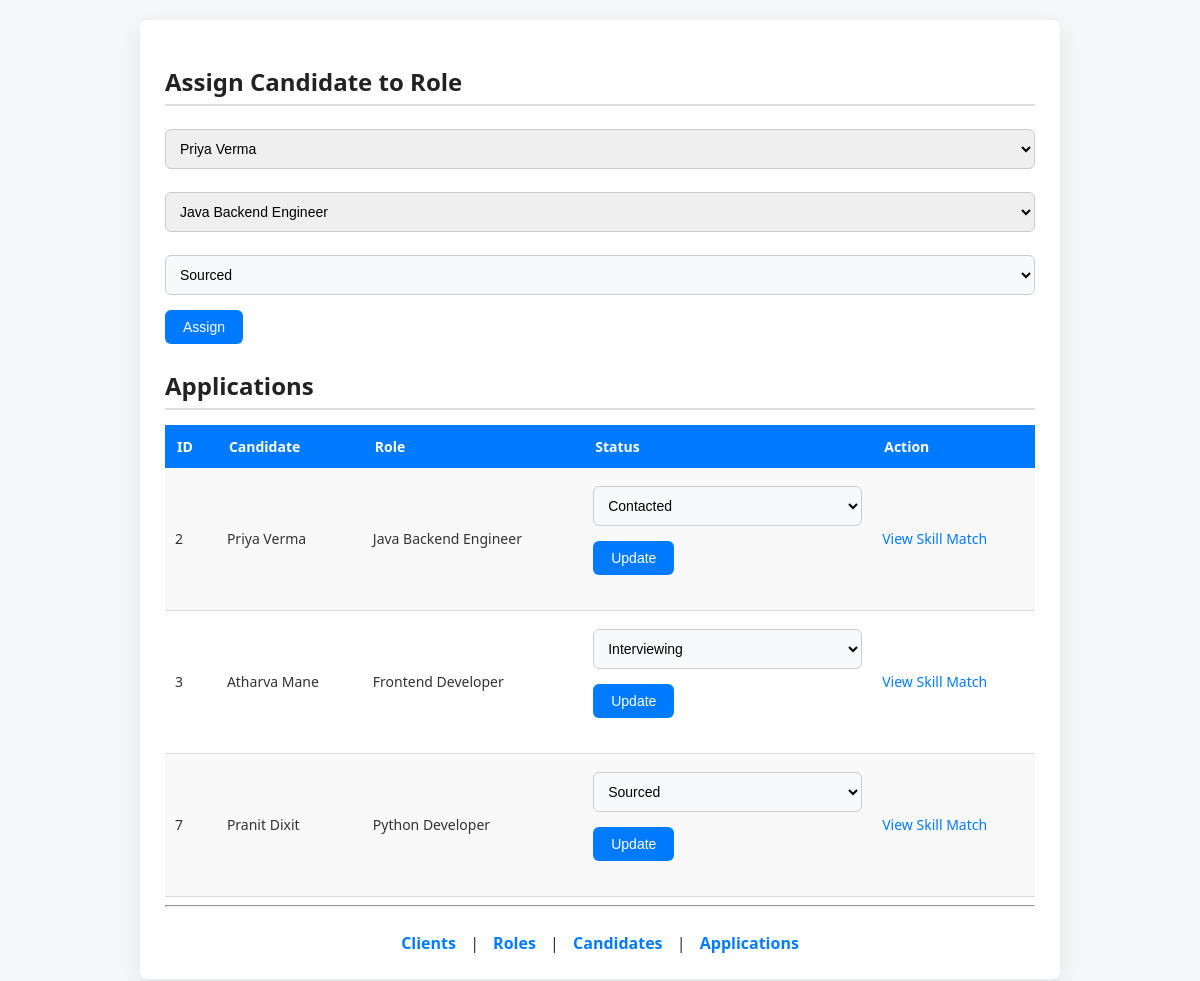
The app's page /applications, older data.
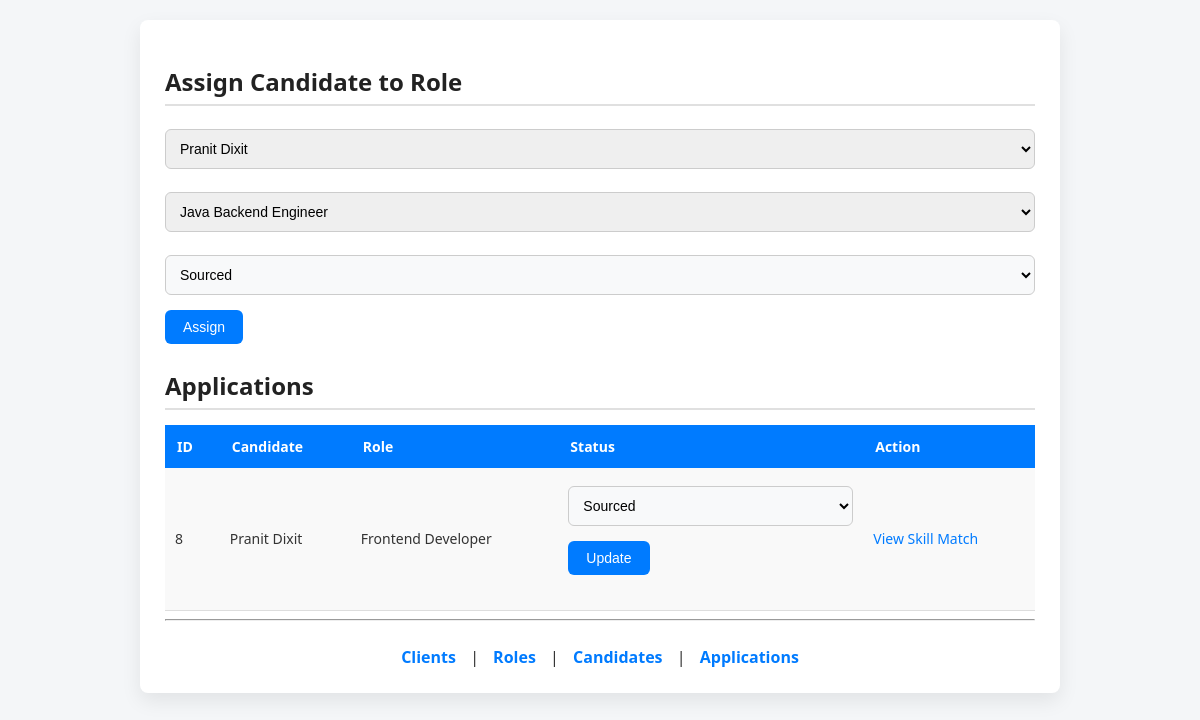
The same page, newer data.
### tables this page shows
CREATE TABLE Application (
    application_id INTEGER PRIMARY KEY AUTOINCREMENT,
    candidate_id INTEGER,
    role_id INTEGER,
    status TEXT,
    skill_match_percentage REAL,
    last_updated TEXT,
    FOREIGN KEY (candidate_id) REFERENCES Candidate(candidate_id),
    FOREIGN KEY (role_id) REFERENCES Role(role_id)
);

CREATE TABLE Candidate (
    candidate_id INTEGER PRIMARY KEY AUTOINCREMENT,
    name TEXT,
    linkedin_url TEXT,
    skills TEXT,
    experience_years INTEGER
, resume_file_path TEXT);

CREATE TABLE Role (
    role_id INTEGER PRIMARY KEY AUTOINCREMENT,
    client_id INTEGER,
    title TEXT,
    jd_text TEXT,
    status TEXT, jd_file_path TEXT,
    FOREIGN KEY (client_id) REFERENCES Client(client_id)
);

### app.py (the view, shortened to what this page needs)
@app.route("/applications", methods=["GET", "POST"])
def applications():
    db = get_db()
    cur = db.cursor()
    applications = cur.execute("""
        SELECT Application.application_id,
               Candidate.name,
               Role.title,
               Application.status
        FROM Application
        JOIN Candidate ON Application.candidate_id = Candidate.candidate_id
        JOIN Role ON Application.role_id = Role.role_id
    """).fetchall()
    candidates = cur.execute("SELECT * FROM Candidate").fetchall()
    roles = cur.execute("SELECT * FROM Role").fetchall()
    db.close()
    return render_template(
        "applications.html",
        applications=applications,
        candidates=candidates,
        roles=roles
    )

### app.py (called while the page is built)
def get_db():
    return sqlite3.connect("database.db")

### templates/applications.html (shortened to what this page needs)
<!DOCTYPE html>
<html>
  <head>
    <link rel="stylesheet" href="{{ url_for('static', filename='style.css') }}">
  </head>
  <body>
    <div class="container">
      <h2>Assign Candidate to Role</h2>
      <form method="post">
        <select name="candidate_id" required>
          {% for c in candidates %}
          <option value="{{ c[0] }}">{{ c[1] }}</option>
          {% endfor %}
        </select>
        <select name="role_id" required>
          {% for r in roles %}
          <option value="{{ r[0] }}">{{ r[2] }}</option>
          {% endfor %}
        </select>
        <select name="status" required>
          <option selected>Sourced</option>
        </select>
        <button type="submit">Assign</button>
      </form>
      <h2>Applications</h2>
      <table>
        <tr>
          <th>ID</th>
          <th>Candidate</th>
          <th>Role</th>
          <th>Status</th>
          <th>Action</th>
        </tr>
        {% for a in applications %}
        <tr>
          <td>{{ a[0] }}</td>
          <td>{{ a[1] }}</td>
          <td>{{ a[2] }}</td>
          <td>
            <form method="post" action="/update_status/{{ a[0] }}">
              <select name="status">
                <option {{ 'selected' if a[3]=='Sourced' else '' }}>Sourced</option>
                <option {{ 'selected' if a[3]=='Contacted' else '' }}>Contacted</option>
                <option {{ 'selected' if a[3]=='Interviewing' else '' }}>Interviewing</option>
              </select>
              <button type="submit">Update</button>
            </form>
          </td>
          <td>
            <a href="/skill_match/{{ a[0] }}">View Skill Match</a>
          </td>
        </tr>
        {% endfor %}
      </table>
      <hr>
      <div class="nav">
        <a href="/clients">Clients</a> |
        <a href="/roles">Roles</a> |
        <a href="/candidates">Candidates</a> |
        <a href="/applications">Applications</a>
      </div>
    </div>
  </body>
</html>

Row changes from the older to the newer data that the page shows:
removed Application: application_id "2", name "Priya Verma", title "Java Backend Engineer"
removed Application: application_id "3", name "Atharva Mane", title "Frontend Developer"
removed Application: application_id "7", name "Pranit Dixit", title "Python Developer"
added Application: application_id "8", name "Pranit Dixit", title "Frontend Developer"
Text that changed along with them:
form field candidate_id: "Priya Verma" → "Pranit Dixit"
